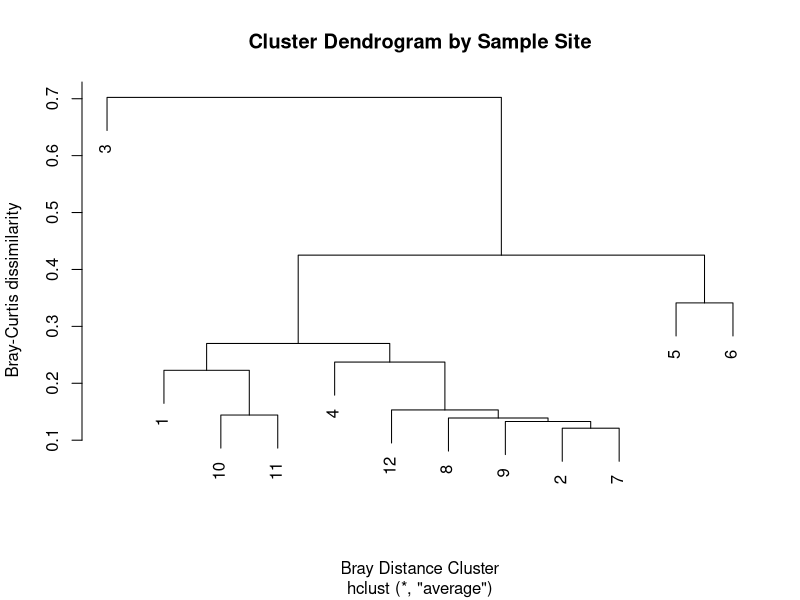
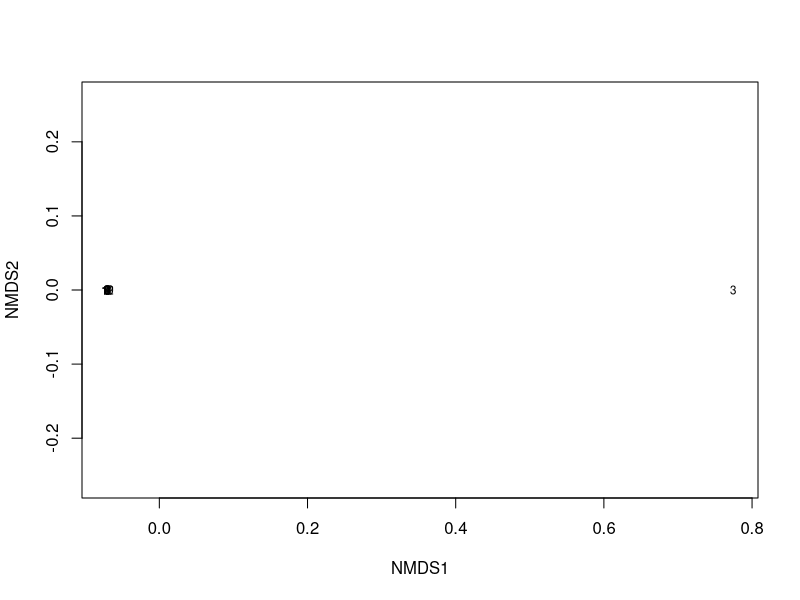
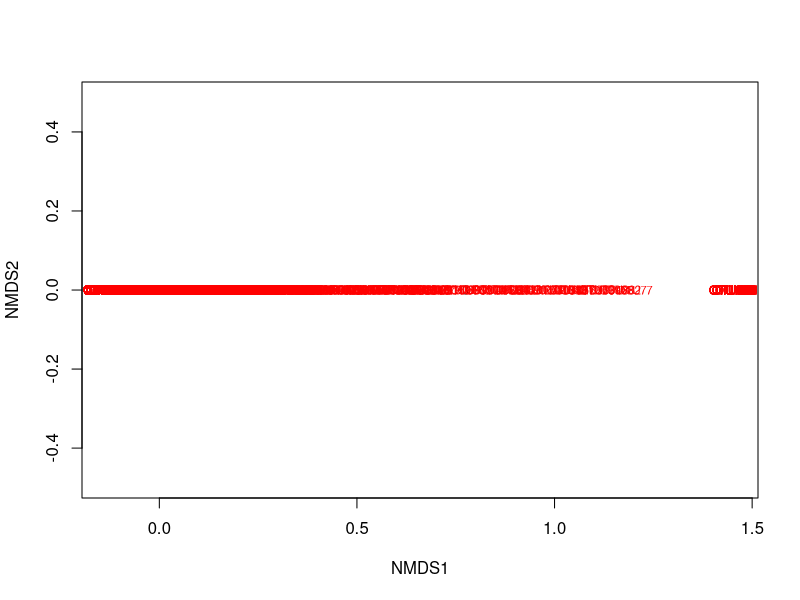
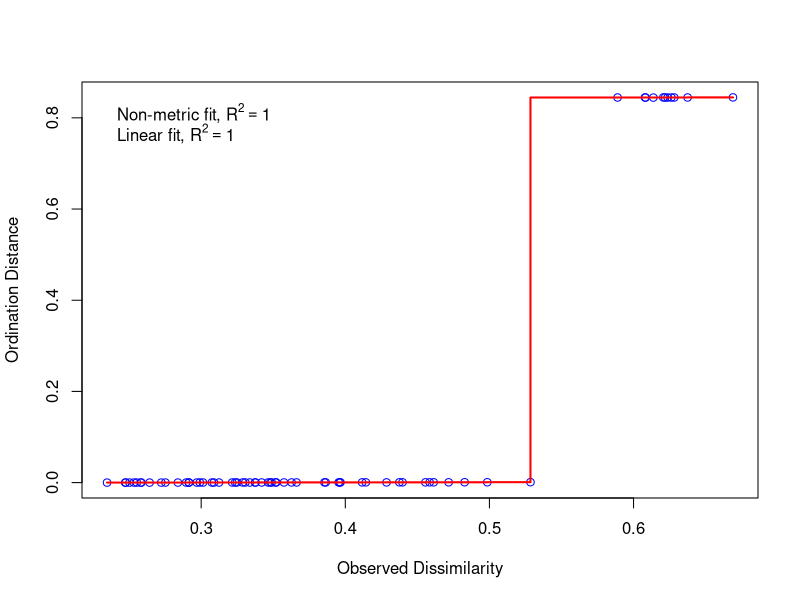
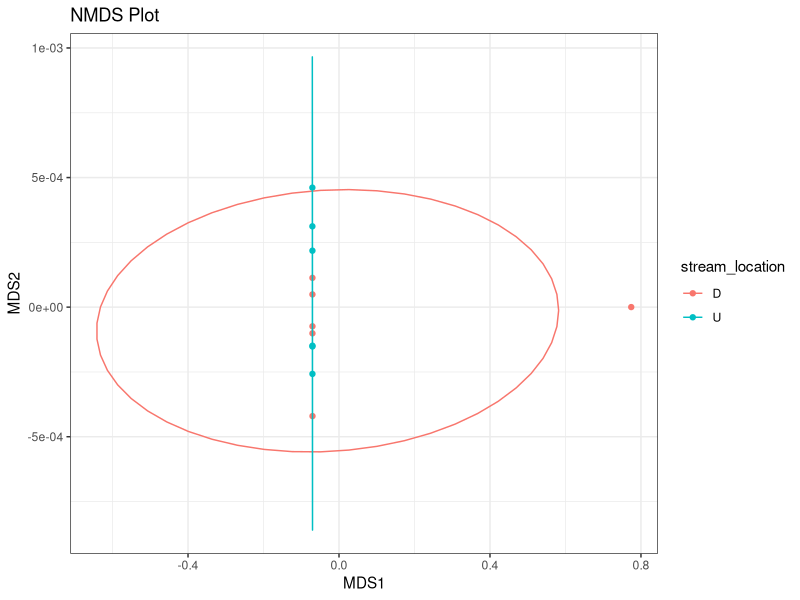
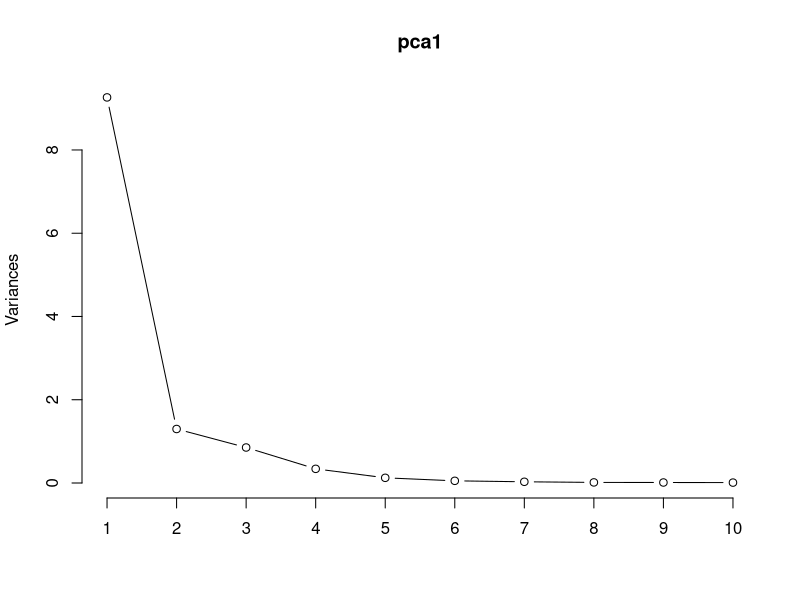

Source code (R) for these figures, in order:
## ---- chunk 1

# we might need libraries for analysis that are not be installed.
# the following code will test for the presence of the library and install if necessary
# create a list of packages to be tested
list_of_packages <- c("vegan")#, "tidyverse", "indicspecies")
# compare the list to the installed packages
new_packages <- list_of_packages[!(list_of_packages %in% installed.packages()[,"Package"])]
# install packages if not found
if(length(new_packages) > 0){install.packages(new_packages)}

# load the libraries individually
# library(tidyr)
# library(dplyr)
# library(readr)
# library(stringr)

# load the tidyverse as a single call
# this will load all of the above, as well as ggplot2
library(tidyverse)
library(vegan) # ecological analysis package
## ---- chunk 2
# read the data from the CSV
otu_wide <- read_csv("data/RDP_Genus_Pohick.csv")
# look at the column names
# colnames(otu_wide)
## ---- chunk 3
otu_wide
## ---- chunk 4
# gather the wide data into a long format.
# The OTU# and Family will be maintained and will be extended as necessary
# The format of the key/value arguments are:
# the word key = "new_column_name_to_hold_old_column_names"
# the word value = "new_column_name_to_hold_data"

otu_long <-
  otu_wide %>%  # the data to use
    dplyr::select(1, 7, Sample1:Sample12) %>% # select only the columns to use
   gather(key = sample_number, # the key (column names) that will become the categorical or factor
       value = sample_measurement, # the values that are associated with each key
       Sample1:Sample12) # the columns to use
otu_long
## ---- chunk 5
# Add a new variable stream_location that defines upstream and downstream locations
# the first example is a long-hand version that types out all the sample names
# note: the variable stream_location is used because the word location is a function in dplyr
otu_long <- otu_long %>% # add to the original long data
  # mutate creates a new column of the same length
  # if sample_number is in the vector of samples, then set the value to U,
  # otherwise, set the value to D
  mutate(stream_location = if_else(sample_number %in% c("Sample1", "Sample2", "Sample3", "Sample4", "Sample5", "Sample6"), "U", "D"))

otu_long
# here is a more concise version using a string concatination to create the vector of samples
otu_long <- otu_long %>% # add to the original long data
  # str_c is a string concatination of the word Sample to each number 1-6
  mutate(stream_location = if_else(sample_number %in% str_c("Sample", 1:6), "U", "D"))
## ---- chunk 6
otu_long %>% 
  filter(stream_location == "D") %>% 
  distinct(sample_number)
## ---- chunk 7
otu_t <-
  otu_wide %>%  # the data to use
    filter(Class != "Chloroplast") %>% 
    select(1, Sample1:Sample12) %>% # select only the columns to use
    gather(key = sample_number, # the key (column names) that will become the categorical or factor
       value = sample_measurement, # the values that are associated with each key
       Sample1:Sample12) %>% 
    spread(`OTU#`, sample_measurement) %>% 
    mutate(stream_location = if_else(sample_number %in% str_c("Sample", 1:6), "U", "D")) %>% 
    select(sample_number, stream_location, everything(.)) #rearrange the columns
# see the result
otu_t 
## ---- chunk 8
# first separate the matrix from the main data frame for ease
sp_mat <- otu_t %>% 
  select(-c(1:2)) # omit the first two columns
sp_mat

bc_dist <- vegdist(sp_mat, method = "bray") # calculate the distance matrix

# the distance matrix
bc_dist

# cluster communities using average-linkage algorithm
comm_bc_clust <- hclust(bc_dist, method = "average")

# plot cluster diagram
plot(comm_bc_clust, ylab = "Bray-Curtis dissimilarity",
     xlab = "Bray Distance Cluster",
     main = "Cluster Dendrogram by Sample Site")


## ---- chunk 9
# Taxonomic (Bray-Curtis) dissimilarity explained
adonis(bc_dist ~ otu_t$stream_location)
## ---- chunk 10
# Homogeneity of dispersion test
beta <- betadisper(bc_dist, otu_t$stream_location)
permutest(beta)
## ---- chunk 11
# calculate the mds
sp_mat_scaled <- sp_mat * 1000
sp_mat_scaled
sp_mds <- metaMDS(sp_mat_scaled, distance = "bray")#, trace = FALSE)
sp_mds

ordiplot(sp_mds, display = "sites", type = "text")
plot(sp_mds, type = "t")
stressplot(sp_mds)
## ---- chunk 12
nmds <- tibble(MDS1 = sp_mds$points[,1],
               MDS2 = sp_mds$points[,2],
               sample_number = otu_t$sample_number,
               stream_location = otu_t$stream_location)
nmds
## ---- chunk 13
ggplot(nmds, aes(x=MDS1, y=MDS2, col=stream_location)) +
 geom_point() +
 stat_ellipse() +
 theme_bw() +
 labs(title = "NMDS Plot")
## ---- chunk 14
pca1 <- otu_wide %>% 
  select(Sample1:Sample12) %>% 
  # apply PCA - scale. = TRUE is highly 
# advisable, but default is FALSE. 
  prcomp(.,
         center = TRUE,
         scale. = TRUE)

summary(pca1)

# plot method
plot(pca1, type = "l")
